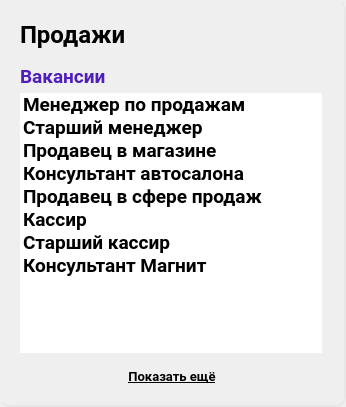
          <widget class="QFrame" name="cluster_3">
           <property name="minimumSize">
            <size>
             <width>346</width>
             <height>407</height>
            </size>
           </property>
           <property name="maximumSize">
            <size>
             <width>346</width>
             <height>407</height>
            </size>
           </property>
           <property name="styleSheet">
            <string notr="true">QFrame {
	border-right: 2px solid #E7E7E7;
	border-bottom: 2px solid #E7E7E7;
	border-radius: 10px;
}</string>
           </property>
           <layout class="QVBoxLayout" name="verticalLayout_5">
            <property name="spacing">
             <number>15</number>
            </property>
            <property name="leftMargin">
             <number>20</number>
            </property>
            <property name="topMargin">
             <number>20</number>
            </property>
            <property name="rightMargin">
             <number>20</number>
            </property>
            <property name="bottomMargin">
             <number>20</number>
            </property>
            <item>
             <layout class="QHBoxLayout" name="clusterButtons_3">
              <item>
               <widget class="QLabel" name="clusterName_3">
                <property name="minimumSize">
                 <size>
                  <width>248</width>
                  <height>0</height>
                 </size>
                </property>
                <property name="palette">
                 <palette>
                  <active>
                   <colorrole role="WindowText">
                    <brush brushstyle="SolidPattern">
                     <color alpha="255">
                      <red>1</red>
                      <green>1</green>
                      <blue>1</blue>
                     </color>
                    </brush>
                   </colorrole>
                   <colorrole role="Button">
                    <brush brushstyle="SolidPattern">
                     <color alpha="255">
                      <red>255</red>
                      <green>255</green>
                      <blue>255</blue>
                     </color>
                    </brush>
                   </colorrole>
                   <colorrole role="Base">
                    <brush brushstyle="SolidPattern">
                     <color alpha="255">
                      <red>255</red>
                      <green>255</green>
                      <blue>255</blue>
                     </color>
                    </brush>
                   </colorrole>
                   <colorrole role="Window">
                    <brush brushstyle="SolidPattern">
                     <color alpha="255">
                      <red>255</red>
                      <green>255</green>
                      <blue>255</blue>
                     </color>
                    </brush>
                   </colorrole>
                  </active>
                  <inactive>
                   <colorrole role="WindowText">
                    <brush brushstyle="SolidPattern">
                     <color alpha="255">
                      <red>1</red>
                      <green>1</green>
                      <blue>1</blue>
                     </color>
                    </brush>
                   </colorrole>
                   <colorrole role="Button">
                    <brush brushstyle="SolidPattern">
                     <color alpha="255">
                      <red>255</red>
                      <green>255</green>
                      <blue>255</blue>
                     </color>
                    </brush>
                   </colorrole>
                   <colorrole role="Base">
                    <brush brushstyle="SolidPattern">
                     <color alpha="255">
                      <red>255</red>
                      <green>255</green>
                      <blue>255</blue>
                     </color>
                    </brush>
                   </colorrole>
                   <colorrole role="Window">
                    <brush brushstyle="SolidPattern">
                     <color alpha="255">
                      <red>255</red>
                      <green>255</green>
                      <blue>255</blue>
                     </color>
                    </brush>
                   </colorrole>
                  </inactive>
                  <disabled>
                   <colorrole role="WindowText">
                    <brush brushstyle="SolidPattern">
                     <color alpha="255">
                      <red>120</red>
                      <green>120</green>
                      <blue>120</blue>
                     </color>
                    </brush>
                   </colorrole>
                   <colorrole role="Button">
                    <brush brushstyle="SolidPattern">
                     <color alpha="255">
                      <red>255</red>
                      <green>255</green>
                      <blue>255</blue>
                     </color>
                    </brush>
                   </colorrole>
                   <colorrole role="Base">
                    <brush brushstyle="SolidPattern">
                     <color alpha="255">
                      <red>255</red>
                      <green>255</green>
                      <blue>255</blue>
                     </color>
                    </brush>
                   </colorrole>
                   <colorrole role="Window">
                    <brush brushstyle="SolidPattern">
                     <color alpha="255">
                      <red>255</red>
                      <green>255</green>
                      <blue>255</blue>
                     </color>
                    </brush>
                   </colorrole>
                  </disabled>
                 </palette>
                </property>
                <property name="font">
                 <font>
                  <family>Roboto</family>
                  <pointsize>18</pointsize>
                  <weight>75</weight>
                  <italic>false</italic>
                  <bold>true</bold>
                  <kerning>true</kerning>
                 </font>
                </property>
                <property name="styleSheet">
                 <string notr="true">border: none;</string>
                </property>
                <property name="text">
                 <string>Продажи</string>
                </property>
               </widget>
              </item>
              <item>
               <layout class="QHBoxLayout" name="buttons_3">
                <property name="spacing">
                 <number>10</number>
                </property>
                <item>
                 <widget class="QPushButton" name="pushButtonRedact_3">
                  <property name="minimumSize">
                   <size>
                    <width>24</width>
                    <height>24</height>
                   </size>
                  </property>
                  <property name="maximumSize">
                   <size>
                    <width>24</width>
                    <height>24</height>
                   </size>
                  </property>
                  <property name="styleSheet">
                   <string notr="true">QAbstractButton {
	border: none;
	image: url(:/Icons/Icons And Logo/Edit_grey.png);
}

QAbstractButton:hover {
	image: url(:/Icons/Icons And Logo/Edit_purple.png);
}</string>
                  </property>
                  <property name="text">
                   <string/>
                  </property>
                  <property name="iconSize">
                   <size>
                    <width>24</width>
                    <height>24</height>
                   </size>
                  </property>
                  <property name="shortcut">
                   <string/>
                  </property>
                 </widget>
                </item>
                <item>
                 <widget class="QPushButton" name="pushButtonDelete_3">
                  <property name="minimumSize">
                   <size>
                    <width>24</width>
                    <height>24</height>
                   </size>
                  </property>
                  <property name="maximumSize">
                   <size>
                    <width>24</width>
                    <height>24</height>
                   </size>
                  </property>
                  <property name="styleSheet">
                   <string notr="true">QAbstractButton {
	border: none;
	image: url(:/Icons/Icons And Logo/Trash_grey.png);
}

QAbstractButton:hover {
	image: url(:/Icons/Icons And Logo/Trash_purple.png);
}</string>
                  </property>
                  <property name="text">
                   <string/>
                  </property>
                  <property name="iconSize">
                   <size>
                    <width>24</width>
                    <height>24</height>
                   </size>
                  </property>
                  <property name="shortcut">
                   <string/>
                  </property>
                 </widget>
                </item>
               </layout>
              </item>
             </layout>
            </item>
            <item>
             <layout class="QVBoxLayout" name="verticalLayout_6">
              <property name="spacing">
               <number>5</number>
              </property>
              <item>
               <widget class="QLabel" name="vacancy_3">
                <property name="palette">
                 <palette>
                  <active>
                   <colorrole role="WindowText">
                    <brush brushstyle="SolidPattern">
                     <color alpha="255">
                      <red>80</red>
                      <green>30</green>
                      <blue>188</blue>
                     </color>
                    </brush>
                   </colorrole>
                   <colorrole role="Button">
                    <brush brushstyle="SolidPattern">
                     <color alpha="255">
                      <red>255</red>
                      <green>255</green>
                      <blue>255</blue>
                     </color>
                    </brush>
                   </colorrole>
                   <colorrole role="Text">
                    <brush brushstyle="SolidPattern">
                     <color alpha="255">
                      <red>80</red>
                      <green>30</green>
                      <blue>188</blue>
                     </color>
                    </brush>
                   </colorrole>
                   <colorrole role="Base">
                    <brush brushstyle="SolidPattern">
                     <color alpha="255">
                      <red>255</red>
                      <green>255</green>
                      <blue>255</blue>
                     </color>
                    </brush>
                   </colorrole>
                   <colorrole role="Window">
                    <brush brushstyle="SolidPattern">
                     <color alpha="255">
                      <red>255</red>
                      <green>255</green>
                      <blue>255</blue>
                     </color>
                    </brush>
                   </colorrole>
                  </active>
                  <inactive>
                   <colorrole role="WindowText">
                    <brush brushstyle="SolidPattern">
                     <color alpha="255">
                      <red>80</red>
                      <green>30</green>
                      <blue>188</blue>
                     </color>
                    </brush>
                   </colorrole>
                   <colorrole role="Button">
                    <brush brushstyle="SolidPattern">
                     <color alpha="255">
                      <red>255</red>
                      <green>255</green>
                      <blue>255</blue>
                     </color>
                    </brush>
                   </colorrole>
                   <colorrole role="Text">
                    <brush brushstyle="SolidPattern">
                     <color alpha="255">
                      <red>80</red>
                      <green>30</green>
                      <blue>188</blue>
                     </color>
                    </brush>
                   </colorrole>
                   <colorrole role="Base">
                    <brush brushstyle="SolidPattern">
                     <color alpha="255">
                      <red>255</red>
                      <green>255</green>
                      <blue>255</blue>
                     </color>
                    </brush>
                   </colorrole>
                   <colorrole role="Window">
                    <brush brushstyle="SolidPattern">
                     <color alpha="255">
                      <red>255</red>
                      <green>255</green>
                      <blue>255</blue>
                     </color>
                    </brush>
                   </colorrole>
                  </inactive>
                  <disabled>
                   <colorrole role="WindowText">
                    <brush brushstyle="SolidPattern">
                     <color alpha="255">
                      <red>120</red>
                      <green>120</green>
                      <blue>120</blue>
                     </color>
                    </brush>
                   </colorrole>
                   <colorrole role="Button">
                    <brush brushstyle="SolidPattern">
                     <color alpha="255">
                      <red>255</red>
                      <green>255</green>
                      <blue>255</blue>
                     </color>
                    </brush>
                   </colorrole>
                   <colorrole role="Text">
                    <brush brushstyle="SolidPattern">
                     <color alpha="255">
                      <red>120</red>
                      <green>120</green>
                      <blue>120</blue>
                     </color>
                    </brush>
                   </colorrole>
                   <colorrole role="Base">
                    <brush brushstyle="SolidPattern">
                     <color alpha="255">
                      <red>255</red>
                      <green>255</green>
                      <blue>255</blue>
                     </color>
                    </brush>
                   </colorrole>
                   <colorrole role="Window">
                    <brush brushstyle="SolidPattern">
                     <color alpha="255">
                      <red>255</red>
                      <green>255</green>
                      <blue>255</blue>
                     </color>
                    </brush>
                   </colorrole>
                  </disabled>
                 </palette>
                </property>
                <property name="font">
                 <font>
                  <family>Roboto</family>
                  <pointsize>14</pointsize>
                  <weight>75</weight>
                  <bold>true</bold>
                 </font>
                </property>
                <property name="styleSheet">
                 <string notr="true">border: none;</string>
                </property>
                <property name="text">
                 <string>Вакансии</string>
                </property>
               </widget>
              </item>
              <item>
               <widget class="QListWidget" name="listWidget_3">
                <property name="minimumSize">
                 <size>
                  <width>302</width>
                  <height>260</height>
                 </size>
                </property>
                <property name="maximumSize">
                 <size>
                  <width>302</width>
                  <height>260</height>
                 </size>
                </property>
                <property name="palette">
                 <palette>
                  <active>
                   <colorrole role="Button">
                    <brush brushstyle="SolidPattern">
                     <color alpha="255">
                      <red>255</red>
                      <green>255</green>
                      <blue>255</blue>
                     </color>
                    </brush>
                   </colorrole>
                   <colorrole role="Base">
                    <brush brushstyle="SolidPattern">
                     <color alpha="255">
                      <red>255</red>
                      <green>255</green>
                      <blue>255</blue>
                     </color>
                    </brush>
                   </colorrole>
                   <colorrole role="Window">
                    <brush brushstyle="SolidPattern">
                     <color alpha="255">
                      <red>255</red>
                      <green>255</green>
                      <blue>255</blue>
                     </color>
                    </brush>
                   </colorrole>
                  </active>
                  <inactive>
                   <colorrole role="Button">
                    <brush brushstyle="SolidPattern">
                     <color alpha="255">
                      <red>255</red>
                      <green>255</green>
                      <blue>255</blue>
                     </color>
                    </brush>
                   </colorrole>
                   <colorrole role="Base">
                    <brush brushstyle="SolidPattern">
                     <color alpha="255">
                      <red>255</red>
                      <green>255</green>
                      <blue>255</blue>
                     </color>
                    </brush>
                   </colorrole>
                   <colorrole role="Window">
                    <brush brushstyle="SolidPattern">
                     <color alpha="255">
                      <red>255</red>
                      <green>255</green>
                      <blue>255</blue>
                     </color>
                    </brush>
                   </colorrole>
                  </inactive>
                  <disabled>
                   <colorrole role="Button">
                    <brush brushstyle="SolidPattern">
                     <color alpha="255">
                      <red>255</red>
                      <green>255</green>
                      <blue>255</blue>
                     </color>
                    </brush>
                   </colorrole>
                   <colorrole role="Base">
                    <brush brushstyle="SolidPattern">
                     <color alpha="255">
                      <red>255</red>
                      <green>255</green>
                      <blue>255</blue>
                     </color>
                    </brush>
                   </colorrole>
                   <colorrole role="Window">
                    <brush brushstyle="SolidPattern">
                     <color alpha="255">
                      <red>255</red>
                      <green>255</green>
                      <blue>255</blue>
                     </color>
                    </brush>
                   </colorrole>
                  </disabled>
                 </palette>
                </property>
                <property name="font">
                 <font>
                  <family>Roboto</family>
                  <pointsize>14</pointsize>
                  <weight>75</weight>
                  <bold>true</bold>
                 </font>
                </property>
                <property name="styleSheet">
                 <string notr="true">QWidget {
	border: none;
}

QScrollBar:vertical {
	border: none;
    background: #E7E7E7;
    width: 14px;
    margin: 15px 0 15px 0;
	border-radius: 0px;
 }

QScrollBar::handle:vertical {	
	background-color: #5B5B5B;
	min-height: 30px;
	border-radius: 7px;
}

QScrollBar::handle:vertical:hover{	
	background-color: #501EBC;
}

QScrollBar::sub-line:vertical {
	border: none;
	background-color: #5B5B5B;
	height: 15px;
	border-top-left-radius: 7px;
	border-top-right-radius: 7px;
	border-bottom-left-radius: 3px;
	border-bottom-right-radius: 3px;
	subcontrol-position: top;
	subcontrol-origin: margin;
}

QScrollBar::sub-line:vertical:hover {	
	background-color: #501EBC;
}

QScrollBar::add-line:vertical {
	border: none;
	background-color: #5B5B5B;
	height: 15px;
	border-top-left-radius: 3px;
	border-top-right-radius: 3px;
	border-bottom-left-radius: 7px;
	border-bottom-right-radius: 7px;
	subcontrol-position: bottom;
	subcontrol-origin: margin;
}

QScrollBar::add-line:vertical:hover {	
	background-color: #501EBC;
}

QScrollBar::up-arrow:vertical, QScrollBar::down-arrow:vertical {
	background: none;
}

QScrollBar::add-page:vertical, QScrollBar::sub-page:vertical {
	background: none;
}</string>
                </property>
                <property name="editTriggers">
                 <set>QAbstractItemView::NoEditTriggers</set>
                </property>
                <property name="showDropIndicator" stdset="0">
                 <bool>false</bool>
                </property>
                <property name="selectionMode">
                 <enum>QAbstractItemView::NoSelection</enum>
                </property>
                <property name="selectionBehavior">
                 <enum>QAbstractItemView::SelectItems</enum>
                </property>
                <property name="layoutMode">
                 <enum>QListView::SinglePass</enum>
                </property>
                <property name="spacing">
                 <number>4</number>
                </property>
                <item>
                 <property name="text">
                  <string>Менеджер по продажам</string>
                 </property>
                </item>
                <item>
                 <property name="text">
                  <string>Старший менеджер</string>
                 </property>
                </item>
                <item>
                 <property name="text">
                  <string>Продавец в магазине</string>
                 </property>
                </item>
                <item>
                 <property name="text">
                  <string>Консультант автосалона</string>
                 </property>
                </item>
                <item>
                 <property name="text">
                  <string>Продавец в сфере продаж</string>
                 </property>
                </item>
                <item>
                 <property name="text">
                  <string>Кассир</string>
                 </property>
                </item>
                <item>
                 <property name="text">
                  <string>Старший кассир</string>
                 </property>
                </item>
                <item>
                 <property name="text">
                  <string>Консультант Магнит</string>
                 </property>
                </item>
               </widget>
              </item>
             </layout>
            </item>
            <item alignment="Qt::AlignHCenter">
             <widget class="QPushButton" name="pushButtonMore_3">
              <property name="sizePolicy">
               <sizepolicy hsizetype="Fixed" vsizetype="Fixed">
                <horstretch>0</horstretch>
                <verstretch>0</verstretch>
               </sizepolicy>
              </property>
              <property name="minimumSize">
               <size>
                <width>0</width>
                <height>0</height>
               </size>
              </property>
              <property name="palette">
               <palette>
                <active>
                 <colorrole role="WindowText">
                  <brush brushstyle="SolidPattern">
                   <color alpha="255">
                    <red>1</red>
                    <green>1</green>
                    <blue>1</blue>
                   </color>
                  </brush>
                 </colorrole>
                 <colorrole role="Button">
                  <brush brushstyle="SolidPattern">
                   <color alpha="255">
                    <red>255</red>
                    <green>255</green>
                    <blue>255</blue>
                   </color>
                  </brush>
                 </colorrole>
                 <colorrole role="Text">
                  <brush brushstyle="SolidPattern">
                   <color alpha="255">
                    <red>1</red>
                    <green>1</green>
                    <blue>1</blue>
                   </color>
                  </brush>
                 </colorrole>
                 <colorrole role="ButtonText">
                  <brush brushstyle="SolidPattern">
                   <color alpha="255">
                    <red>1</red>
                    <green>1</green>
                    <blue>1</blue>
                   </color>
                  </brush>
                 </colorrole>
                 <colorrole role="Base">
                  <brush brushstyle="SolidPattern">
                   <color alpha="255">
                    <red>255</red>
                    <green>255</green>
                    <blue>255</blue>
                   </color>
                  </brush>
                 </colorrole>
                 <colorrole role="Window">
                  <brush brushstyle="SolidPattern">
                   <color alpha="255">
                    <red>255</red>
                    <green>255</green>
                    <blue>255</blue>
                   </color>
                  </brush>
                 </colorrole>
                </active>
                <inactive>
                 <colorrole role="WindowText">
                  <brush brushstyle="SolidPattern">
                   <color alpha="255">
                    <red>1</red>
                    <green>1</green>
                    <blue>1</blue>
                   </color>
                  </brush>
                 </colorrole>
                 <colorrole role="Button">
                  <brush brushstyle="SolidPattern">
                   <color alpha="255">
                    <red>255</red>
                    <green>255</green>
                    <blue>255</blue>
                   </color>
                  </brush>
                 </colorrole>
                 <colorrole role="Text">
                  <brush brushstyle="SolidPattern">
                   <color alpha="255">
                    <red>1</red>
                    <green>1</green>
                    <blue>1</blue>
                   </color>
                  </brush>
                 </colorrole>
                 <colorrole role="ButtonText">
                  <brush brushstyle="SolidPattern">
                   <color alpha="255">
                    <red>1</red>
                    <green>1</green>
                    <blue>1</blue>
                   </color>
                  </brush>
                 </colorrole>
                 <colorrole role="Base">
                  <brush brushstyle="SolidPattern">
                   <color alpha="255">
                    <red>255</red>
                    <green>255</green>
                    <blue>255</blue>
                   </color>
                  </brush>
                 </colorrole>
                 <colorrole role="Window">
                  <brush brushstyle="SolidPattern">
                   <color alpha="255">
                    <red>255</red>
                    <green>255</green>
                    <blue>255</blue>
                   </color>
                  </brush>
                 </colorrole>
                </inactive>
                <disabled>
                 <colorrole role="WindowText">
                  <brush brushstyle="SolidPattern">
                   <color alpha="255">
                    <red>1</red>
                    <green>1</green>
                    <blue>1</blue>
                   </color>
                  </brush>
                 </colorrole>
                 <colorrole role="Button">
                  <brush brushstyle="SolidPattern">
                   <color alpha="255">
                    <red>255</red>
                    <green>255</green>
                    <blue>255</blue>
                   </color>
                  </brush>
                 </colorrole>
                 <colorrole role="Text">
                  <brush brushstyle="SolidPattern">
                   <color alpha="255">
                    <red>1</red>
                    <green>1</green>
                    <blue>1</blue>
                   </color>
                  </brush>
                 </colorrole>
                 <colorrole role="ButtonText">
                  <brush brushstyle="SolidPattern">
                   <color alpha="255">
                    <red>1</red>
                    <green>1</green>
                    <blue>1</blue>
                   </color>
                  </brush>
                 </colorrole>
                 <colorrole role="Base">
                  <brush brushstyle="SolidPattern">
                   <color alpha="255">
                    <red>255</red>
                    <green>255</green>
                    <blue>255</blue>
                   </color>
                  </brush>
                 </colorrole>
                 <colorrole role="Window">
                  <brush brushstyle="SolidPattern">
                   <color alpha="255">
                    <red>255</red>
                    <green>255</green>
                    <blue>255</blue>
                   </color>
                  </brush>
                 </colorrole>
                </disabled>
               </palette>
              </property>
              <property name="font">
               <font>
                <family>Roboto</family>
                <pointsize>10</pointsize>
                <weight>75</weight>
                <bold>true</bold>
                <underline>true</underline>
               </font>
              </property>
              <property name="styleSheet">
               <string notr="true">QAbstractButton {
	border: none;
	color: #010101;
}

QAbstractButton:hover {
	color: #501EBC;
}</string>
              </property>
              <property name="text">
               <string>Показать ещё</string>
              </property>
             </widget>
            </item>
           </layout>
          </widget>
